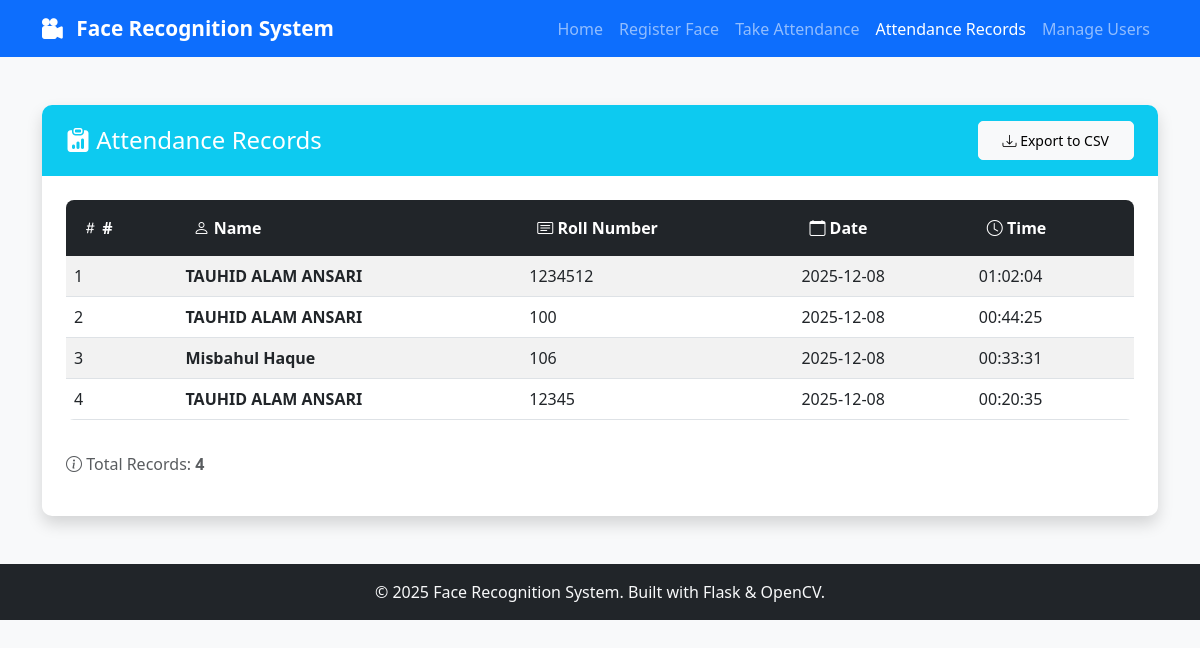
Page /records on the committed database.
### tables this page shows
CREATE TABLE attendance (
                id INTEGER PRIMARY KEY AUTOINCREMENT,
                name TEXT NOT NULL,
                roll_number TEXT NOT NULL,
                date TEXT NOT NULL,
                time TEXT NOT NULL,
                timestamp TIMESTAMP DEFAULT CURRENT_TIMESTAMP
            );

### app.py (the view)
@app.route('/records')
def records():
    attendance_db = Database('database/attendance.db')
    records = attendance_db.get_attendance_records()
    return render_template('records.html', records=records)

### modules/database.py (called while the page is built)
    def ensure_directory(self):
        db_dir = os.path.dirname(self.db_path)
        if db_dir and not os.path.exists(db_dir):
            os.makedirs(db_dir)

    def get_connection(self):
        return sqlite3.connect(self.db_path)

    def get_attendance_records(self):
        conn = self.get_connection()
        cursor = conn.cursor()
        cursor.execute('''
            SELECT name, roll_number, date, time
            FROM attendance
            ORDER BY timestamp DESC
        ''')
        records = cursor.fetchall()
        conn.close()
        return [
            {
                'name': record[0],
                'roll_number': record[1],
                'date': record[2],
                'time': record[3]
            }
            for record in records
        ]

### templates/records.html (shortened to what this page needs)
<!DOCTYPE html>
<html lang="en">
<head>
    <link href="https://cdn.jsdelivr.net/npm/bootstrap@5.3.0/dist/css/bootstrap.min.css" rel="stylesheet">
    <link rel="stylesheet" href="https://cdn.jsdelivr.net/npm/bootstrap-icons@1.11.0/font/bootstrap-icons.css">
    <link rel="stylesheet" href="{{ url_for('static', filename='css/style.css') }}">
</head>
<body>
    <nav class="navbar navbar-expand-lg navbar-dark bg-primary">
        <div class="container">
            <a class="navbar-brand" href="{{ url_for('index') }}">
                <i class="bi bi-camera-reels-fill"></i> Face Recognition System
            </a>
            <div class="collapse navbar-collapse" id="navbarNav">
                <ul class="navbar-nav ms-auto">
                    <li class="nav-item">
                        <a class="nav-link" href="{{ url_for('index') }}">Home</a>
                    </li>
                    <li class="nav-item">
                        <a class="nav-link" href="{{ url_for('register') }}">Register Face</a>
                    </li>
                    <li class="nav-item">
                        <a class="nav-link" href="{{ url_for('attendance') }}">Take Attendance</a>
                    </li>
                    <li class="nav-item">
                        <a class="nav-link active" href="{{ url_for('records') }}">Attendance Records</a>
                    </li>
                    <li class="nav-item">
                        <a class="nav-link" href="{{ url_for('manage_users') }}">Manage Users</a>
                    </li>
                </ul>
            </div>
        </div>
    </nav>
    <div class="container mt-5">
        <div class="row">
            <div class="col-12">
                <div class="card shadow">
                    <div class="card-header bg-info text-white d-flex justify-content-between align-items-center">
                        <h4 class="mb-0"><i class="bi bi-clipboard-data-fill"></i> Attendance Records</h4>
                        <a href="{{ url_for('export_csv') }}" class="btn btn-light btn-sm">
                            <i class="bi bi-download"></i> Export to CSV
                        </a>
                    </div>
                    <div class="card-body">
                        {% if records %}
                            <div class="table-responsive">
                                <table class="table table-striped table-hover">
                                    <thead class="table-dark">
                                        <tr>
                                            <th><i class="bi bi-hash"></i> #</th>
                                            <th><i class="bi bi-person"></i> Name</th>
                                            <th><i class="bi bi-card-text"></i> Roll Number</th>
                                            <th><i class="bi bi-calendar"></i> Date</th>
                                            <th><i class="bi bi-clock"></i> Time</th>
                                        </tr>
                                    </thead>
                                    <tbody>
                                        {% for record in records %}
                                        <tr>
                                            <td>{{ loop.index }}</td>
                                            <td><strong>{{ record.name }}</strong></td>
                                            <td>{{ record.roll_number }}</td>
                                            <td>{{ record.date }}</td>
                                            <td>{{ record.time }}</td>
                                        </tr>
                                        {% endfor %}
                                    </tbody>
                                </table>
                            </div>
                            <div class="mt-3">
                                <p class="text-muted">
                                    <i class="bi bi-info-circle"></i>
                                    Total Records: <strong>{{ records|length }}</strong>
                                </p>
                            </div>
                        {% endif %}
                    </div>
                </div>
            </div>
        </div>
    </div>
    <footer class="bg-dark text-light text-center py-3 mt-5">
        <div class="container">
            <p class="mb-0">&copy; 2025 Face Recognition System. Built with Flask & OpenCV.</p>
        </div>
    </footer>
</body>
</html>

### static/css/style.css (style rules this page uses)
body { font-family: 'Segoe UI', Tahoma, Geneva, Verdana, sans-serif; background-color: #f8f9fa; min-height: 100vh; display: flex; flex-direction: column; }
.navbar-brand { font-weight: bold; font-size: 1.3rem; }
.navbar-brand i { margin-right: 8px; }
.card { border: none; border-radius: 10px; overflow: hidden; }
.card-header { border-bottom: none; padding: 1rem 1.5rem; }
.card-body { padding: 1.5rem; }
.btn { border-radius: 5px; padding: 0.5rem 1.5rem; font-weight: 500; transition: all 0.3s ease; }
.table { border-radius: 8px; overflow: hidden; }
.table thead th { background-color: #212529; color: white; font-weight: 600; border: none; padding: 1rem; }
.table tbody tr { transition: background-color 0.2s ease; }
footer { margin-top: auto; }

### rows in the picture
attendance: name "TAUHID ALAM ANSARI", roll_number "1234512", date "2025-12-08", time "01:02:04"
attendance: name "TAUHID ALAM ANSARI", roll_number "100", date "2025-12-08", time "00:44:25"
attendance: name "Misbahul Haque", roll_number "106", date "2025-12-08", time "00:33:31"
attendance: name "TAUHID ALAM ANSARI", roll_number "12345", date "2025-12-08", time "00:20:35"

### other values in the picture
{{ records|length }} "4"
